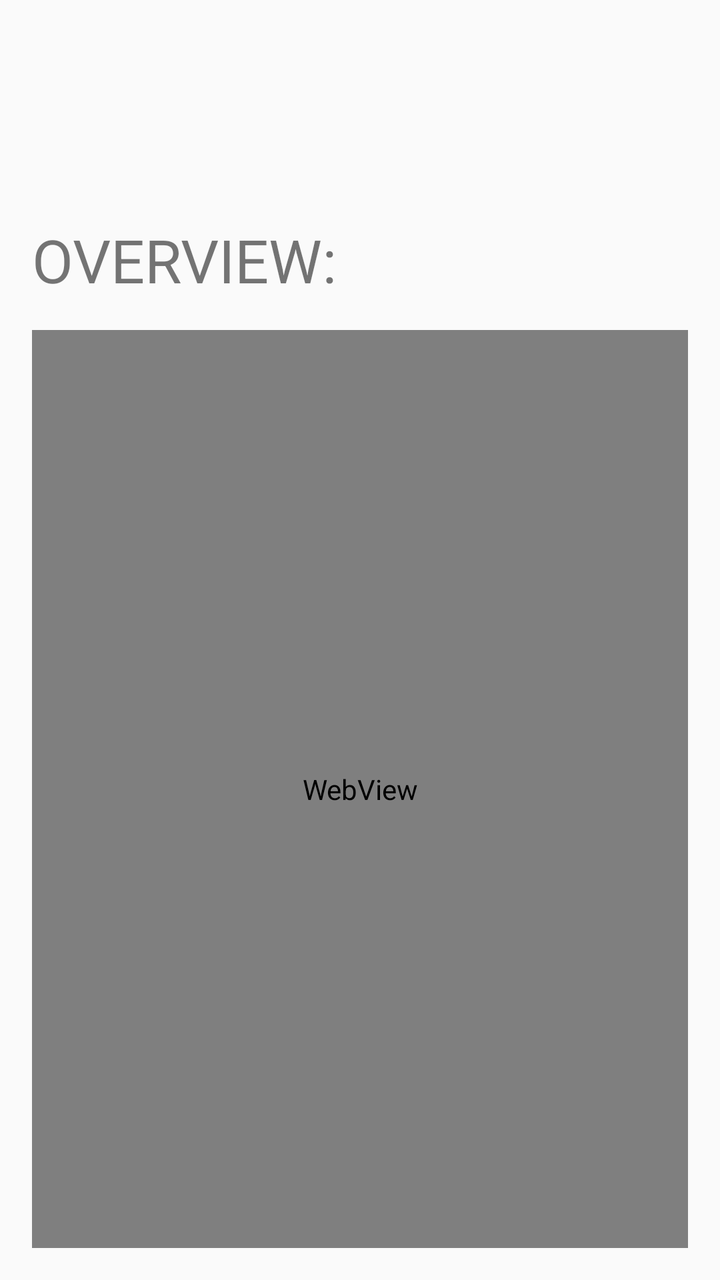
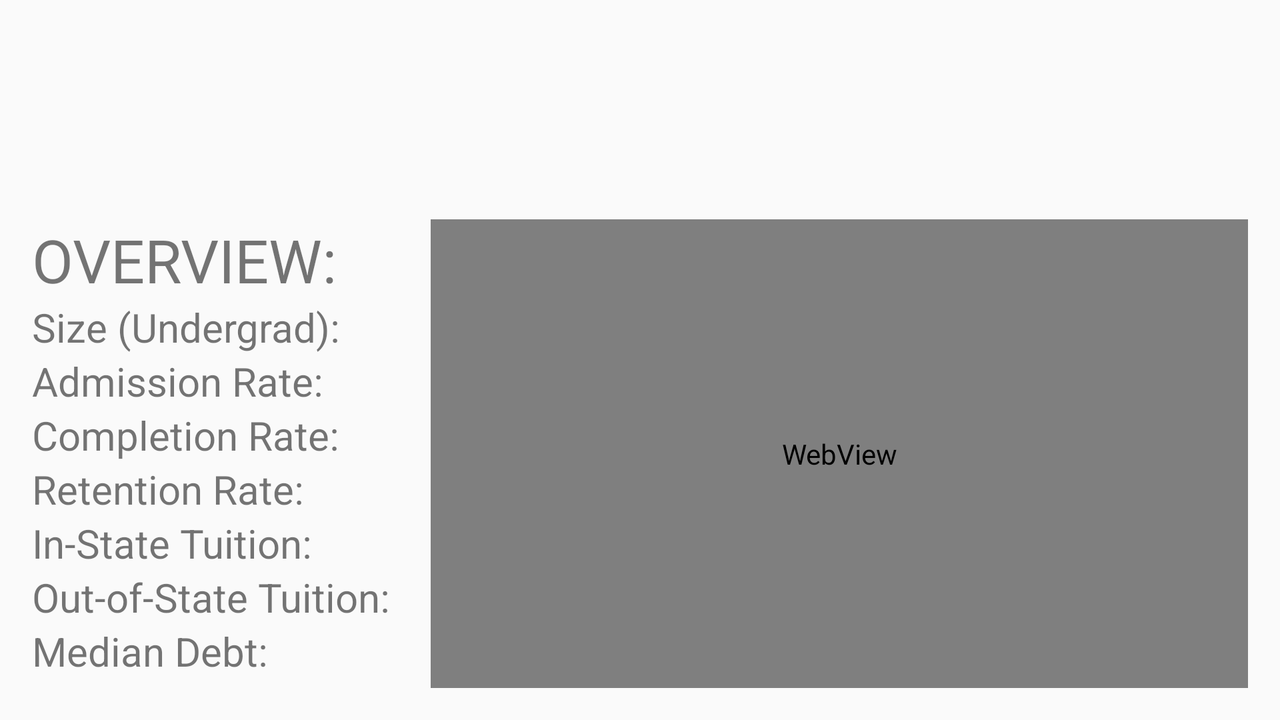

One screen, two layout resources from the same app: the default and the repository's alternative for another configuration. Each is rendered where Android would select it; the XML of both is given below.
<!-- AndroidManifest.xml: application theme AppTheme -->
<!-- res/layout/activity_list_item.xml -->
<?xml version="1.0" encoding="utf-8"?>
<LinearLayout xmlns:android="http://schemas.android.com/apk/res/android"
    xmlns:tools="http://schemas.android.com/tools"
    android:id="@+id/activity_list_item"
    android:layout_width="match_parent"
    android:layout_height="match_parent"
    android:paddingBottom="@dimen/activity_vertical_margin"
    android:paddingLeft="@dimen/activity_horizontal_margin"
    android:paddingRight="@dimen/activity_horizontal_margin"
    android:paddingTop="@dimen/activity_vertical_margin"
    android:orientation="vertical"
    tools:context="com.example.setup.finalproject.ListItemActivity">

    <TextView
        android:id="@+id/name"
        android:layout_width="wrap_content"
        android:layout_height="wrap_content"
        android:textSize="@dimen/item_size"
        android:layout_gravity="center"
        />

    <TextView
        android:id="@+id/address"
        android:layout_width="wrap_content"
        android:layout_height="wrap_content"
        android:textSize="@dimen/overview_textsize"
        android:layout_gravity="center"
        />

    <TextView
        android:layout_width="wrap_content"
        android:layout_height="wrap_content"
        android:textSize="@dimen/overview_textsize"
        android:text="@string/overview"/>

    <RelativeLayout
        android:layout_width="match_parent"
        android:layout_height="wrap_content"
        android:layout_marginBottom="@dimen/overview_below_margin">

        <TextView
            android:id="@+id/size"
            style="@style/overview_textviews"
            android:layout_marginEnd="@dimen/overview_margin"
            android:text="@string/size_undergrad"
            />

        <TextView
            android:id="@+id/admission"
            style="@style/overview_textviews"
            android:text="@string/admission_rate"
            android:layout_marginEnd="@dimen/overview_margin"
            android:layout_below="@+id/size"
            />

        <TextView
            android:id="@+id/completion"
            style="@style/overview_textviews"
            android:text="@string/completion_rate"
            android:layout_marginEnd="@dimen/overview_margin"
            android:layout_below="@id/admission"
            />

        <TextView
            android:id="@+id/retention"
            style="@style/overview_textviews"
            android:text="@string/retention_rate"
            android:layout_marginEnd="@dimen/overview_margin"
            android:layout_below="@id/completion"
            />

        <TextView
            android:id="@+id/in"
            style="@style/overview_textviews"
            android:text="@string/in_state_tuition"
            android:layout_toEndOf="@+id/size"
            />

        <TextView
            android:id="@+id/out"
            style="@style/overview_textviews"
            android:text="@string/out_of_state_tuition"
            android:layout_toEndOf="@id/admission"
            android:layout_below="@+id/in"
            />

        <TextView
            android:id="@+id/debt"
            style="@style/overview_textviews"
            android:text="@string/median_debt"
            android:layout_below="@id/out"
            android:layout_toEndOf="@id/completion"
            />

    </RelativeLayout>

    <WebView
        android:id="@+id/webview"
        android:layout_width="match_parent"
        android:layout_height="0dp"
        android:layout_weight="1.0">
    </WebView>

</LinearLayout>
<!-- resources referenced by this layout -->
<resources>
  <dimen name="activity_horizontal_margin">16dp</dimen>
  <dimen name="activity_vertical_margin">16dp</dimen>
  <dimen name="item_size">40sp</dimen>
  <dimen name="overview_below_margin">15dp</dimen>
  <dimen name="overview_margin">20dp</dimen>
  <dimen name="overview_textsize">30sp</dimen>
  <string name="admission_rate">Admission Rate:</string>
  <string name="completion_rate">Completion Rate:</string>
  <string name="in_state_tuition">In-State Tuition:</string>
  <string name="median_debt">Median Debt:</string>
  <string name="out_of_state_tuition">Out-of-State Tuition:</string>
  <string name="overview">OVERVIEW:</string>
  <string name="retention_rate">Retention Rate:</string>
  <string name="size_undergrad">Size (Undergrad):</string>
  <style name="AppTheme" parent="android:Theme.Material.Light.DarkActionBar">
          
      </style>
</resources>
<!-- res/layout-land/activity_list_item.xml (the repository's variant of the layout above) -->
<!-- drawn on the phone turned sideways -->
<?xml version="1.0" encoding="utf-8"?>
<LinearLayout xmlns:android="http://schemas.android.com/apk/res/android"
    xmlns:tools="http://schemas.android.com/tools"
    android:id="@+id/activity_list_item"
    android:layout_width="match_parent"
    android:layout_height="match_parent"
    android:paddingBottom="@dimen/activity_vertical_margin"
    android:paddingLeft="@dimen/activity_horizontal_margin"
    android:paddingRight="@dimen/activity_horizontal_margin"
    android:paddingTop="@dimen/activity_vertical_margin"
    android:orientation="vertical"
    tools:context="com.example.setup.finalproject.ListItemActivity">

    <TextView
        android:id="@+id/name"
        android:layout_width="wrap_content"
        android:layout_height="wrap_content"
        android:textSize="@dimen/item_size"
        android:layout_gravity="center"
        />

    <TextView
        android:id="@+id/address"
        android:layout_width="wrap_content"
        android:layout_height="wrap_content"
        android:textSize="30sp"
        android:layout_gravity="center"
        />

    <LinearLayout
        android:layout_width="match_parent"
        android:layout_height="match_parent"
        android:orientation="horizontal">

        <LinearLayout
            android:layout_width="wrap_content"
            android:layout_height="wrap_content"
            android:orientation="vertical"
            android:layout_marginRight="15dp">

            <TextView
                android:layout_width="wrap_content"
                android:layout_height="wrap_content"
                android:textSize="30sp"
                android:text="OVERVIEW:"/>

            <TextView
                android:id="@+id/size"
                android:layout_width="wrap_content"
                android:layout_height="wrap_content"
                android:textSize="20sp"
                android:text="Size (Undergrad): "
                />

            <TextView
                android:id="@+id/admission"
                android:layout_width="wrap_content"
                android:layout_height="wrap_content"
                android:textSize="20sp"
                android:text="Admission Rate: "
                />

            <TextView
                android:id="@+id/completion"
                android:layout_width="wrap_content"
                android:layout_height="wrap_content"
                android:textSize="20sp"
                android:text="Completion Rate: "
                />

            <TextView
                android:id="@+id/retention"
                android:layout_width="wrap_content"
                android:layout_height="wrap_content"
                android:textSize="20sp"
                android:text="Retention Rate: "
                />

            <TextView
                android:id="@+id/in"
                android:layout_width="wrap_content"
                android:layout_height="wrap_content"
                android:textSize="20sp"
                android:text="In-State Tuition: "
                />

            <TextView
                android:id="@+id/out"
                android:layout_width="wrap_content"
                android:layout_height="wrap_content"
                android:textSize="20sp"
                android:text="Out-of-State Tuition: "
                />

            <TextView
                android:id="@+id/debt"
                android:layout_width="wrap_content"
                android:layout_height="wrap_content"
                android:textSize="20sp"
                android:text="Median Debt: "
                />

        </LinearLayout>

        <WebView
            android:id="@+id/webview"
            android:layout_width="match_parent"
            android:layout_height="match_parent">
        </WebView>

    </LinearLayout>

</LinearLayout>
<!-- resources referenced by the variant -->
<!-- as the phone turned sideways resolves them -->
<resources>
  <dimen name="activity_horizontal_margin">16dp</dimen>
  <dimen name="activity_vertical_margin">16dp</dimen>
  <dimen name="item_size">40sp</dimen>
  <style name="AppTheme" parent="android:Theme.Material.Light.DarkActionBar">
          
      </style>
</resources>
